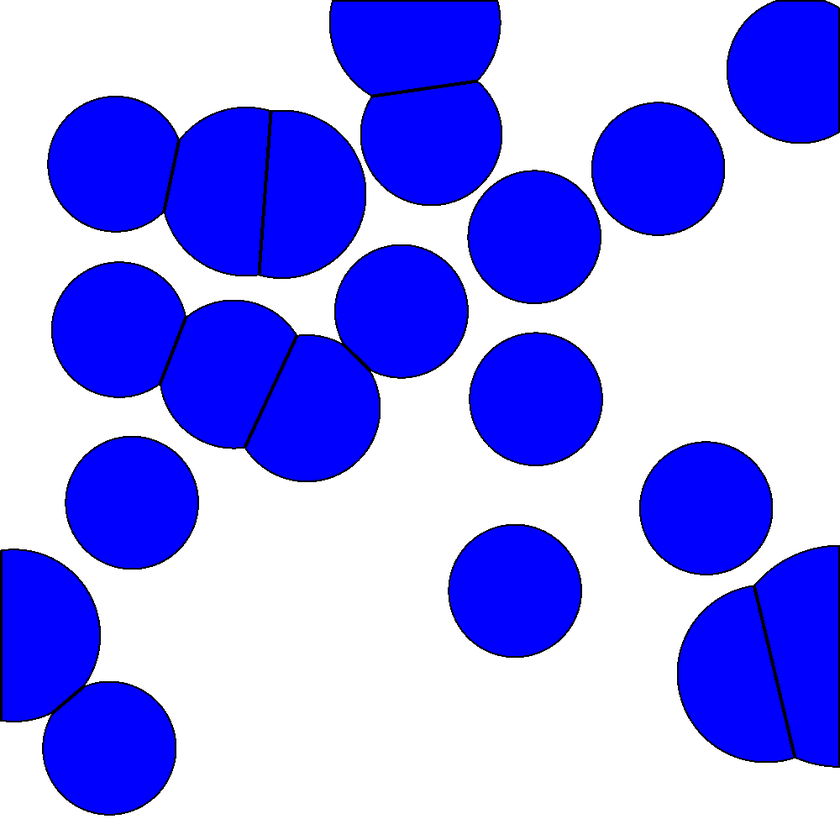
#> input picture Geo_Proc/build/frames/frame_0.png, 840 x 840 px, shrunk from 1000 x 1000 before the run; its folder holds 4 pictures in this run
$ python gif_creator.py
#> lines starting #> are read from the running program, lines starting #| are printed output that depends on the picture
from PIL import Image
import os

def create_gif(input_folder, output_gif, duration):
    # Get all frame file names and sort them
#> called with input_folder = 'build/frames', output_gif = 'n100.gif', duration = 100
    frames = [f for f in os.listdir(input_folder) if f.endswith('.png')]
    frames.sort(key=lambda f: int(f.split('_')[1].split('.')[0]))

    # Load all frames into a list
    images = [Image.open(os.path.join(input_folder, frame)) for frame in frames]
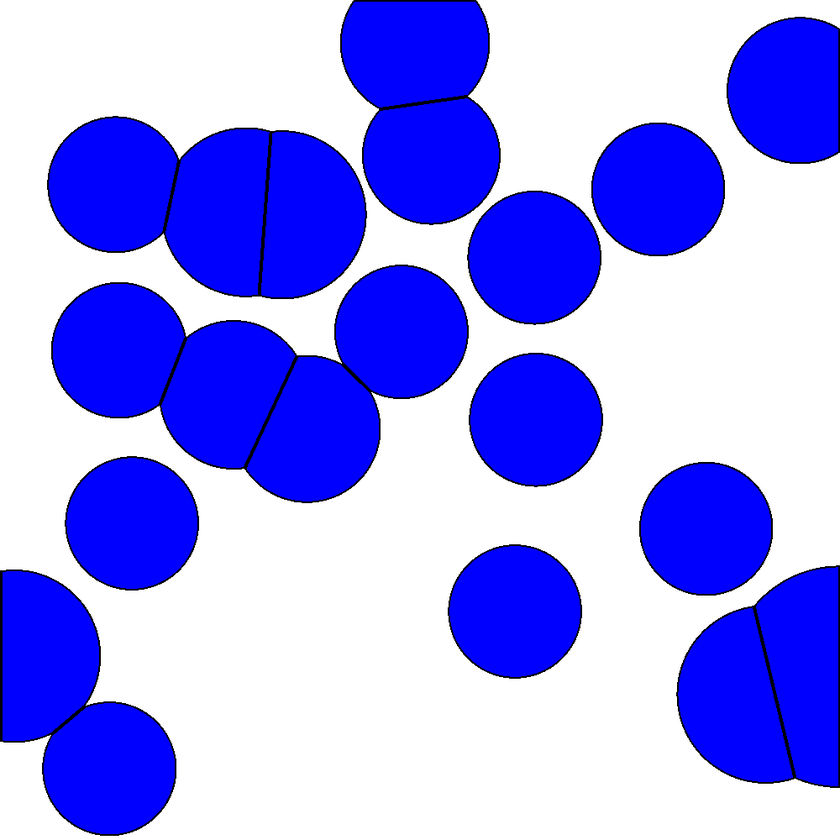
#> input picture Geo_Proc/build/frames/frame_1.png, 840 x 840 px, shrunk from 1000 x 1000 before the run
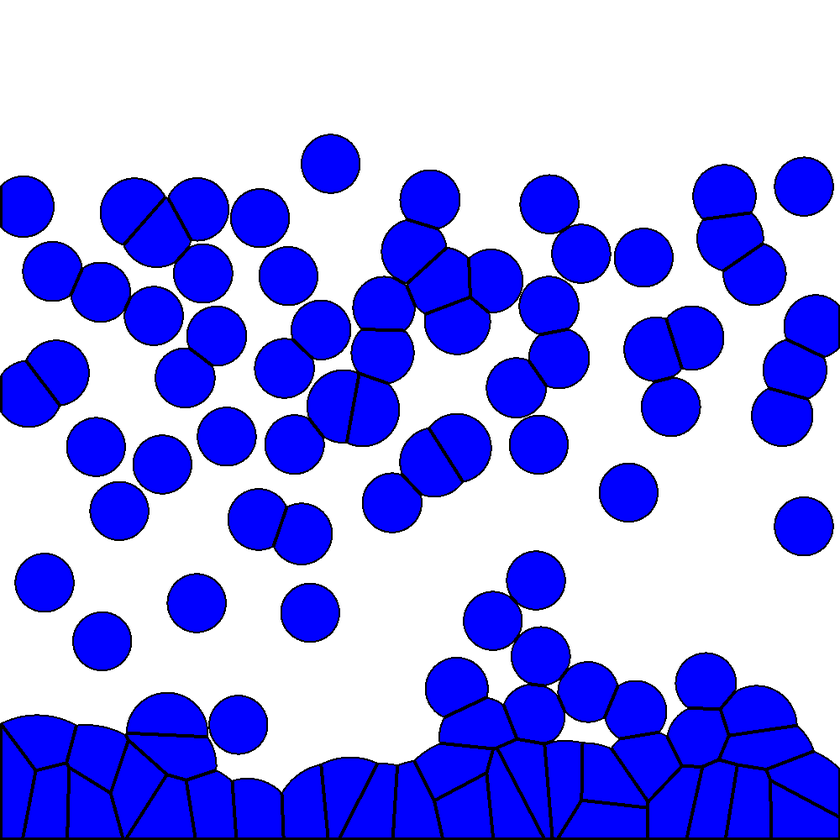
#> input picture Geo_Proc/build/frames/frame_10.png, 840 x 840 px, shrunk from 1000 x 1000 before the run
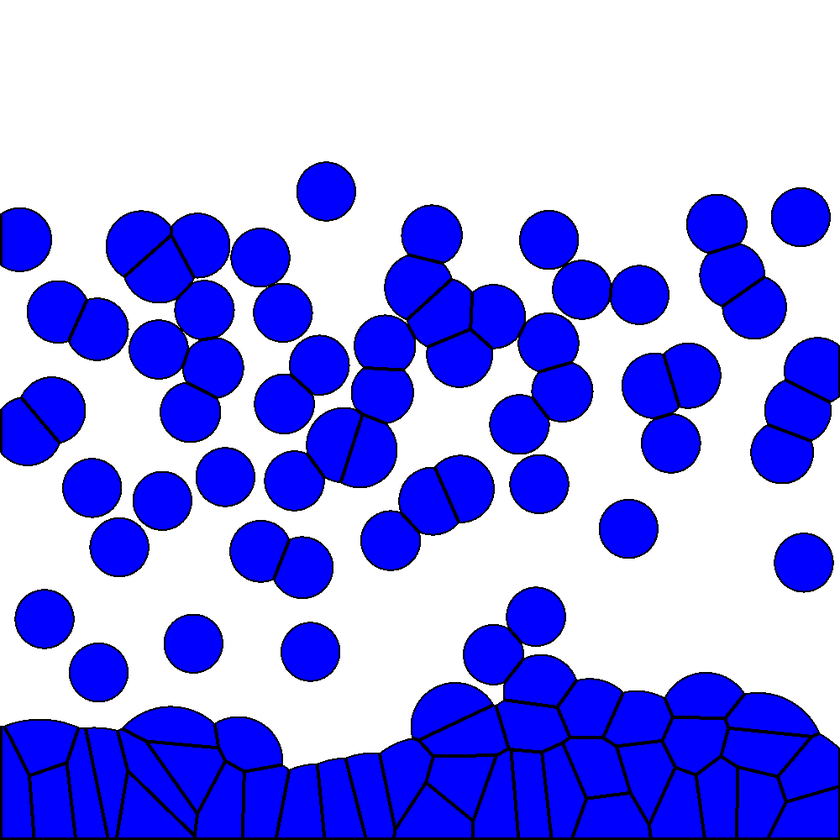
#> input picture Geo_Proc/build/frames/frame_11.png, 840 x 840 px, shrunk from 1000 x 1000 before the run

    # Save as GIF
    images[0].save(output_gif, save_all=True, append_images=images[1:], duration=duration, loop=0)

# Usage example
input_folder = 'build/frames'
output_gif = 'n100.gif'
duration = 100  # Duration of each frame in milliseconds

create_gif(input_folder, output_gif, duration)
